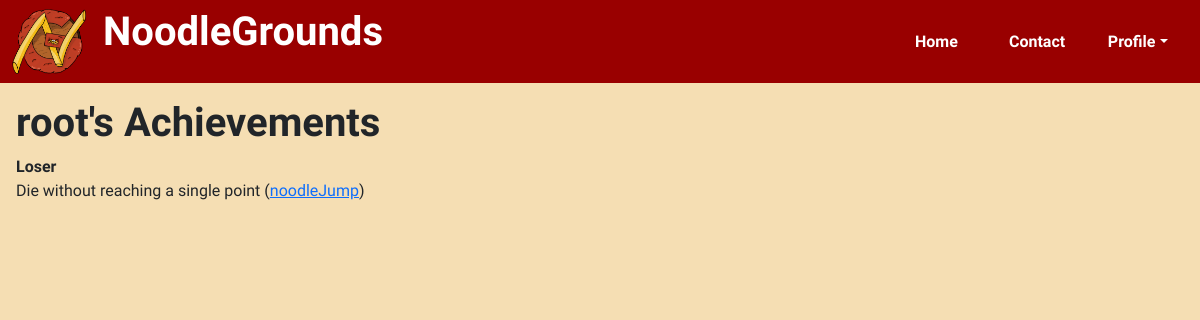
/profile/root, run on an earlier commit of the app's database.
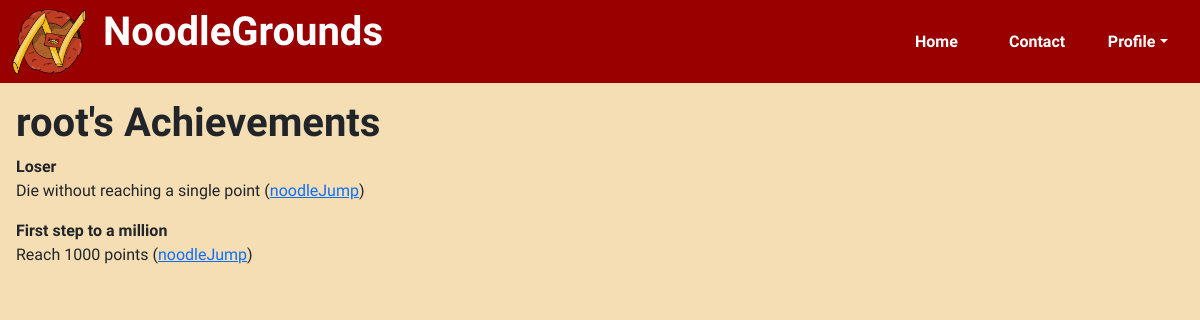
And on a later commit of the database.
### core/models.py (models this page shows, shortened)
class User(AbstractBaseUser):
    email = models.EmailField("E-Mail", max_length=255, unique=True)
    username = models.CharField("Username", max_length=25, unique=True)
    is_admin = models.BooleanField(default=False)
    achievements = models.ManyToManyField(Achievement)
    objects = UserManager()
    USERNAME_FIELD = 'email'
    REQUIRED_FIELDS = ['username']

### games/models.py (models this page shows, shortened)
class Achievement(models.Model):
    title = models.CharField('achievement title', max_length=50)
    description = models.CharField('achievement description', max_length=255)
    game = models.ForeignKey(Game, on_delete=models.CASCADE)

class Game(models.Model):
    title = models.CharField(max_length=255)
    description = models.CharField(max_length=1023)
    internal_name = models.CharField(max_length=255, unique=True,
                                     help_text='<b>Beispiel:</b> Wenn in urls.py name="noodle_jump" und der static Ordner für noodle_jump="/games/static/games/noodle_jump/", dann ist internal_name als "noodle_jump" zu wählen')

### core/views.py (the view)
# urls.py: path('profile', self_profile, name="profile"),
def profile(request: HttpRequest, username: str):
    try:
        user = User.objects.get(username=username)
        return render(request, 'core/profile.html', {'user': user})
    except User.DoesNotExist:
        return render(request, 'core/profile_404.html')

### core/templates/core/profile.html
{% extends 'core/base.html' %} {% load static %}
{% block content %}
<div class="mt-3 ms-3">
    <h1>{{user.username}}'s Achievements</h1>
    {% for achievement in user.achievements.all %}
    <div>
        <p class="mb-0">
            <b> {{ achievement.title }} </b>
        </p>
        <p>{{ achievement.description }} (<a href="/{{ achievement.game.internal_name }}">{{ achievement.game.title}}</a>)</p>
    </div>
    {% endfor %}
</div>
{% endblock content %}

### core/templates/core/base.html (shortened to what this page needs)
<!DOCTYPE html>
{% load static %}
{% include 'core/head.html' %}
<body>
  {% include 'core/navbar.html' %}
  <div class="row">
    {% block content %}{% endblock content %}
  </div>
</body>
</html>

### core/templates/core/head.html (shortened to what this page needs)
{% load static %}
<head>
    <link rel="stylesheet" href="{% static 'core/css/style.css' %}">
    <link href="{% static 'core/css/bootstrap.min.css' %}" rel="stylesheet">
</head>

### core/templates/core/navbar.html (shortened to what this page needs)
{% load static %}
<nav class="navbar navbar-expand-lg navbar-light">
  <div class="container-fluid">
    <a class="logo" href="/">
      <img src="{% static 'core/resources/logo.png' %}" style="max-width: 75px;" class="me-3">
      <h1> NoodleGrounds </h1>
    </a>
    <div class="collapse navbar-collapse d-flex justify-content-end" id="navbarNav">
      <ul class="navbar-nav w-50 d-flex justify-content-end text-center">
        <li class="nav-item w-25">
          <a class="nav-link active" aria-current="page" href="/">Home</a>
        </li>
        <li class="nav-item w-25">
          <a class="nav-link" href="\contact">Contact</a>
        </li>
        <li class="nav-item w-25">
          <a class="nav-link dropdown-toggle" href="#" role="button" data-bs-toggle="dropdown" aria-expanded="false" disabled="disabled">Profile</a>
        </li>
      </ul>
    </div>
  </div>
</nav>

### core/static/core/css/style.css (style rules this page uses)
body { background-color: wheat !important; font-family: 'Delius' !important; }
h1 { font-weight: bolder !important; }
a.logo { text-decoration: inherit; color: inherit; display: inherit; }
nav { background-color: #990000; color: white; }
.nav-link { color: white !important; font-weight: bold; }
.navbar { position: relative; }

What changed in the data, as far as the page shows it:
added Achievement: title "First step to a million", description "Reach 1000 points", game "noodleJump"
